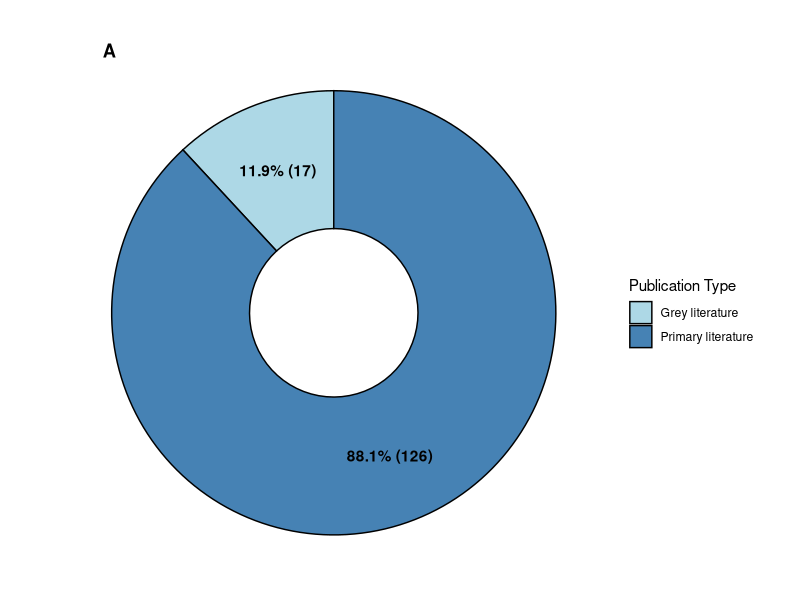
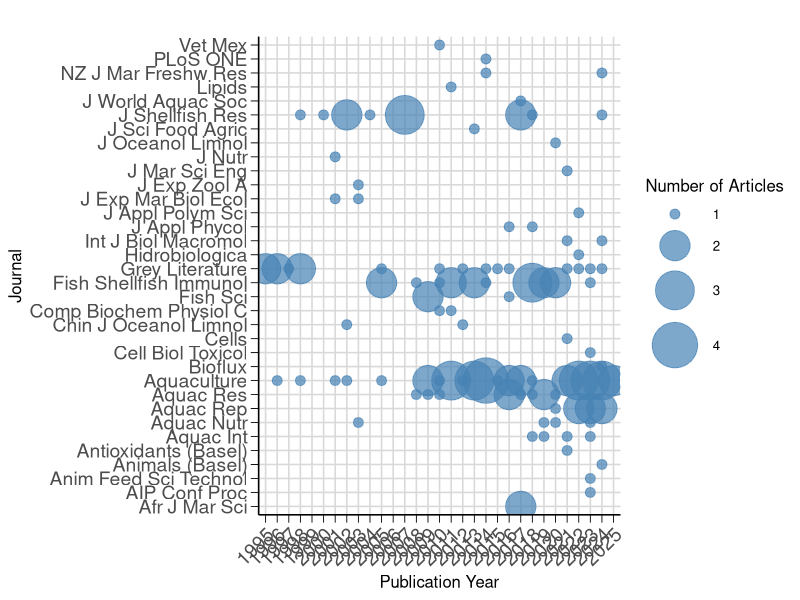
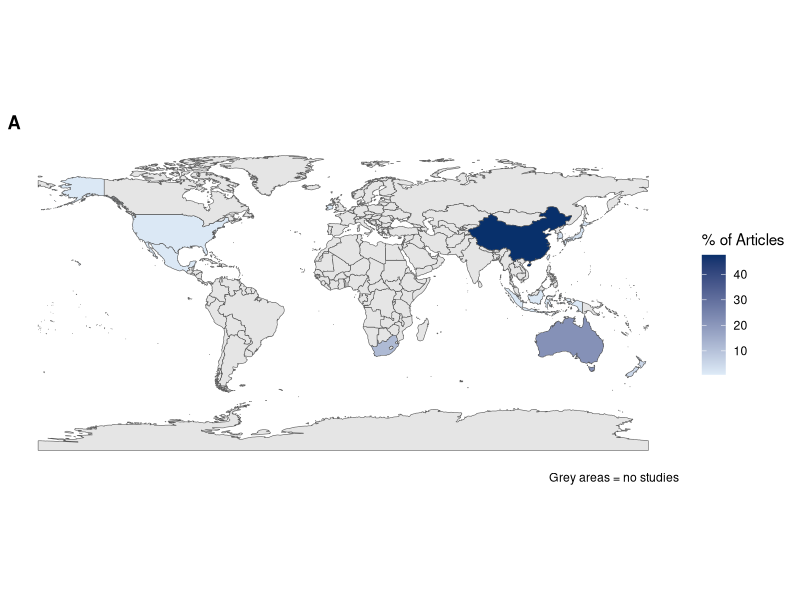
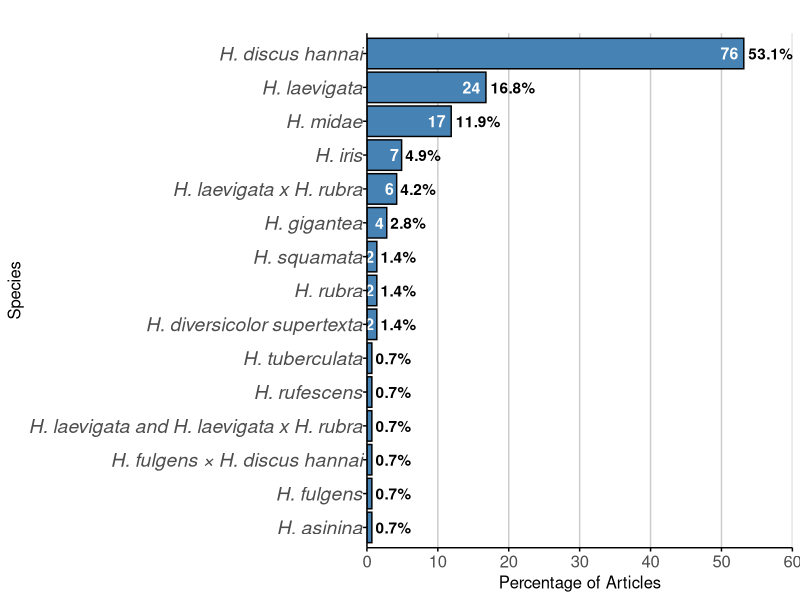
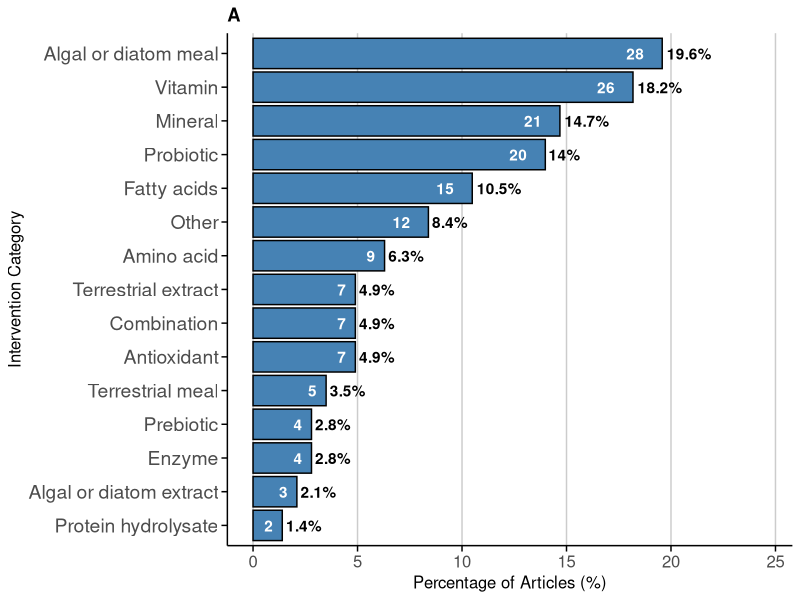
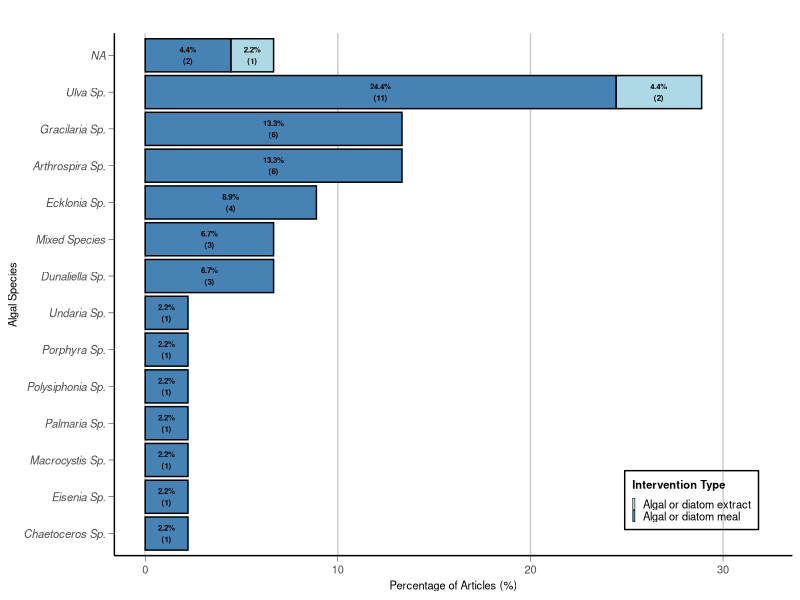
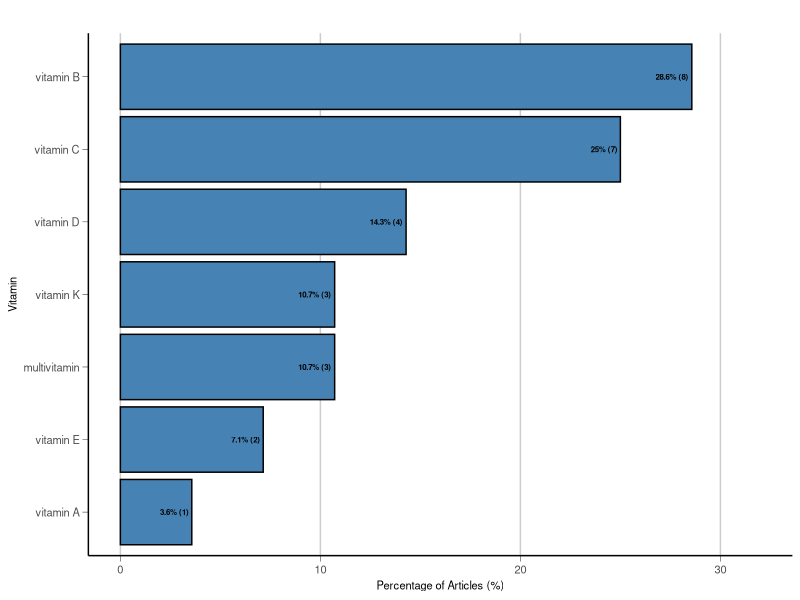
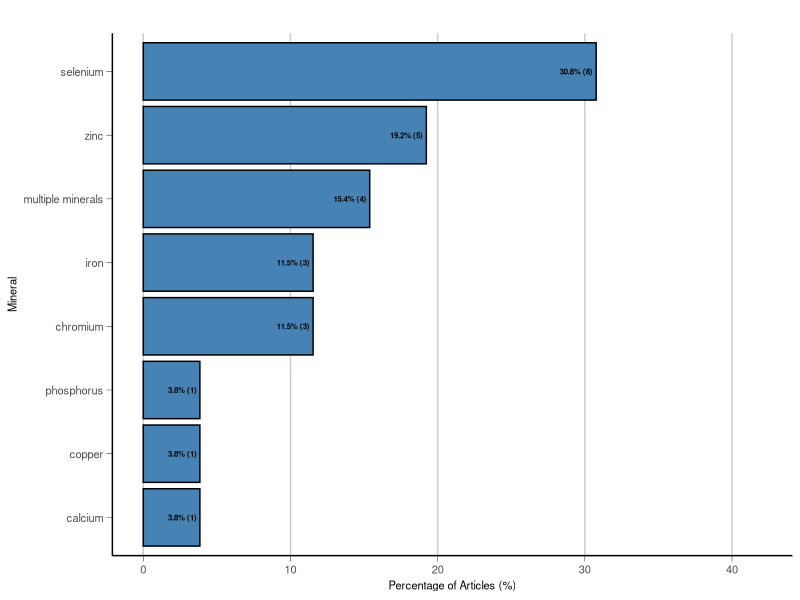

Write the R code that produced these figures, in order.
install.packages(c("patchwork", "ggplot2", "tidyverse", "rnaturalearth", "rnaturalearthdata", "sf", "ggplot2", "dplyr", "grid", "readr", "here"))

library(tidyverse)
library(rnaturalearth)   # for map data
library(rnaturalearthdata)
library(sf)              # for spatial handling
library(ggplot2)
library(dplyr)
library(grid)
library(patchwork)
library(here)
library(readr)

###Please download GitHub repository and then run the following
here()
data <- read_csv(here("Data", "Systematic Evidence Map - Dietary supplements and abalone performance.csv"))
head(data)

# To identify NA in any column
na_intervention_rows <- data %>% 
  filter(is.na(intervention_category)) %>% 
  select(study_ID, intervention_category)
print(na_intervention_rows)

# Get unique study IDs
unique_ids <- unique(data$study_ID)
print(unique_ids)
total_studies <- length(unique(data$study_ID))
print(total_studies)

# Summarise unique study_IDs by publication type
pubtype_summary <- data %>%
  distinct(study_ID, publication_type) %>%
  group_by(publication_type) %>%
  summarise(count = n()) %>%
  mutate(percentage = count / sum(count) * 100,
         label = paste0(publication_type, "\n", round(percentage, 1), "%"))
print(pubtype_summary)

# Create label: "65% (13)"
pubtype_summary <- pubtype_summary %>%
  mutate(
    percentage = 100 * count / total_studies,
    label = paste0(round(percentage, 1), "% (", count, ")")
  )

# Donut plot for publication_type
donut_plot <- ggplot(pubtype_summary, aes(x = 2, y = count, fill = publication_type)) +
  geom_col(color = "black") +               # border around slices
  coord_polar(theta = "y") +
  geom_text(aes(label = paste0(round(percentage,1), "% (", count, ")")),
            position = position_stack(vjust = 0.5),
            color = "black",
            fontface = "bold") +
  scale_fill_manual(values = c("lightblue", "steelblue")) +
  labs(title = "A",
       fill = "Publication Type") +
  theme_void() +
  theme(
    plot.title = element_text(hjust = 0.1,vjust = -8.0, face = "bold")
  ) +
  xlim(1.0, 2.5) 

donut_plot #Print
ggsave("donut_plot.png", width = 8, height = 8, units = "in")   #Save donut plot

# Summarise number and percentage of unique studies per publication year
publication_summary <- data %>%
  distinct(study_ID, publication_year) %>%
  group_by(publication_year) %>%
  summarise(unique_study_count = n()) %>%
  mutate(
    percentage = 100 * unique_study_count / total_studies,
    label_percent = paste0(round(percentage, 1), "%"),
    label_count = unique_study_count
  )
print(publication_summary, n = 30)

# Define a named vector with full journal names and their abbreviations
abbrev_lookup <- c(
  "Aquaculture" = "Aquaculture",
  "Fish and Shellfish Immunology" = "Fish Shellfish Immunol",
  "Aquaculture Reports" = "Aquac Rep",
  "Journal of Shellfish Research" = "J Shellfish Res",
  "Aquaculture International" = "Aquac Int",
  "Aquaculture Research" = "Aquac Res",
  "International Journal of Biological Macromolecules" = "Int J Biol Macromol",
  "Animal Feed Science and Technology" = "Anim Feed Sci Technol",
  "Aquaculture Nutrition" = "Aquac Nutr",
  "Animals" = "Animals (Basel)",
  "New Zealand Journal of Marine and Freshwater Research" = "NZ J Mar Freshw Res",
  "Journal of the World Aquaculture Society" = "J World Aquac Soc",
  "Journal of Marine Science and Engineering" = "J Mar Sci Eng",
  "Journal of Applied Phycology" = "J Appl Phycol",
  "Fisheries Science" = "Fish Sci",
  "Bioflux" = "Bioflux",
  "Antioxidants" = "Antioxidants (Basel)",
  "Journal of Experimental Zoology Part A: Comparative Experimental Biology" = "J Exp Zool A",
  "Veterinaria Mexico" = "Vet Mex",
  "Journal of Experimental Marine Biology and Ecology" = "J Exp Mar Biol Ecol",
  "Journal of Oceanology and Limnology" = "J Oceanol Limnol",
  "African Journal of Marine Science" = "Afr J Mar Sci",
  "Journal of Nutrition" = "J Nutr",
  "AIP Conference Proceedings" = "AIP Conf Proc",
  "Cell Biology and Toxicology" = "Cell Biol Toxicol",
  "Chinese Journal of Oceanology and Limnology" = "Chin J Oceanol Limnol",
  "Comparative Biochemistry and Physiology - C Toxicology and Pharmacology" = "Comp Biochem Physiol C",
  "Hidrobiologica" = "Hidrobiologica",
  "Journal of Applied Polymer Science" = "J Appl Polym Sci",
  "Lipids" = "Lipids",
  "PLos ONE" = "PLoS ONE",
  "Cells" = "Cells",
  "Journal of the Science of Food and Agriculture" = "J Sci Food Agric"
)

# Replace NA in Journal with "Grey Literature" and create abbreviated column
data <- data %>%
  mutate(
    Journal = ifelse(is.na(Journal), "Grey Literature", Journal),
    journal_abbrev = ifelse(
      Journal == "Grey Literature",
      "Grey Literature",
      abbrev_lookup[Journal]
    )
  )
head(data)

##Create bubble plot of journal-year
#Summarise number of unique studies per journal-year combo
bubble_data_journal <- data %>%
  distinct(study_ID, journal_abbrev, publication_year) %>%
  group_by(journal_abbrev, publication_year) %>%
  summarise(unique_study_count = n(), .groups = "drop")

#Calculate total and percentage
total_studies <- n_distinct(data$study_ID)

bubble_data_journal <- bubble_data_journal %>%
  mutate(percentage = (unique_study_count / total_studies) * 100)

# Plot
journal_year <- ggplot(bubble_data_journal, aes(y = journal_abbrev, x = as.factor(publication_year))) +
  geom_point(aes(size = unique_study_count), color = "steelblue", alpha = 0.7) +
  scale_size_continuous(
    name = "Number of Articles",
    range = c(3, 15)
  ) +
  scale_x_discrete(limits = as.character(1995:2025)) +  
  labs(
    title = "",
    y = "Journal",
    x = "Publication Year"
  ) +
  theme_minimal(base_size = 12) +
  theme(
    axis.text.x = element_text(angle = 45, hjust = 1, size = 14),
    axis.text.y = element_text(size = 14),
    plot.title = element_text(face = "bold"),
    panel.grid.major = element_line(color = "grey85"),
    panel.grid.minor = element_blank(),
    axis.line.x = element_line(color = "black"),
    axis.line.y = element_line(color = "black"),
    axis.ticks = element_line(color = "black", size = 0.3),
    axis.ticks.length = unit(0.2, "cm"),
    axis.ticks.length.x = unit(0.2, "cm"),
    axis.ticks.length.y = unit(0.2, "cm"),
    panel.background = element_blank()
  )

journal_year  #Print plot
ggsave("journal_year.png", width = 13, height = 11, units = "in")   #Save bubble plot

#Validity assessment
# List validity metrics
validity_metrics <- c(
  "random_assignment",
  "blind_measurement",
  "protocol_registration",
  "raw_data_availability",
  "source_code_availability",
  "funding_disclosed",
  "funding_potential_COI",
  "COI_disclosed"
)

# Loop through each metric and summarise
validity_summary <- data %>%
  select(study_ID, all_of(validity_metrics)) %>%
  distinct() %>%
  pivot_longer(
    cols = all_of(validity_metrics),
    names_to = "metric",
    values_to = "value"
  ) %>%
  group_by(metric, value) %>%
  summarise(
    study_count = n(),
    percentage = 100 * study_count / total_studies,
    .groups = "drop"
  ) %>%
  arrange(metric, desc(study_count))

print(validity_summary)

#Geographical contribution
international_yes_count <- data %>%
  filter(international_collaboration == "Yes") %>%
  summarise(unique_studies = n_distinct(study_ID))

print(international_yes_count)

# Recode country names to match rnaturalearth conventions
# Source/reference: https://github.com/ropensci/rnaturalearth
data <- data %>%
  mutate(country_standardised = case_when(
    country == "Australia"     ~ "Australia",
    country == "China"         ~ "China",
    country == "Hawaii"        ~ "United States of America",  # Hawaii is part of USA
    country == "Indonesia"     ~ "Indonesia",
    country == "Ireland"       ~ "Ireland",
    country == "Japan"         ~ "Japan",
    country == "Korea"         ~ "South Korea",               # or "Republic of Korea"
    country == "New Zealand"   ~ "New Zealand",
    country == "South Africa"  ~ "South Africa",
    country == "Taiwan"        ~ "Taiwan",                    # not always present in shapefile
    TRUE                       ~ country                      # default: keep original
  ))

country_summary <- data %>%
  distinct(study_ID, country) %>%
  group_by(country) %>%
  summarise(
    study_count = n(),
    percentage = 100 * study_count / total_studies,
    .groups = "drop"
  ) %>%
  rename(name = country)

print(country_summary)

# Get world map shapefile
world <- ne_countries(scale = "medium", returnclass = "sf")

# Join country summary with world shapefile
world_data <- world %>%
  left_join(country_summary, by = "name")

# Plot heat map of geographical contribution
world_map <- ggplot(world_data) +
  geom_sf(aes(fill = percentage)) +
    scale_fill_gradient(
    low = "#deebf7",
    high = "#08306b", na.value = "grey90", name = "% of Articles") +
  labs(
    title = "A",
    caption = "Grey areas = no studies"
  ) +
  theme_minimal() +
  theme(
    legend.position = "right",
    plot.title = element_text(face = "bold"),
    plot.subtitle = element_text(face = "italic"),
 panel.grid = element_blank(),           
  )

world_map  #Print plot
ggsave("world_map.png", width = 13, height = 8, units = "in")   #Save world_map

# Filter for Australia and summarize by literature type
australia_summary <- data %>%
  filter(country == "Australia") %>%
  distinct(study_ID, publication_type) %>%  # keep unique study_ID x literature_type
  group_by(publication_type) %>%
  summarise(
    study_count = n(),
    proportion = study_count / sum(study_count) * 100,
    .groups = "drop"
  )
print(australia_summary)

# Abbreviate species names: "Haliotis laevigata" -> "H. laevigata"
data <- data %>%
  mutate(species = gsub("Haliotis", "H.", species))

#species summary
species_summary <- data %>%
  group_by(species) %>%
  summarise(count = n_distinct(study_ID)) %>%
  mutate(percentage = 100 * count / total_studies)
print(species_summary)

#Plot
species_summary_plot <- ggplot(species_summary, aes(x = reorder(species, percentage), y = percentage)) +
  geom_col(fill = "steelblue", color = "black") +
  geom_text(aes(label = paste0(round(percentage, 1), "%")),
            hjust = -0.1,
            color = "black",
            fontface = "bold") +
  geom_text(aes(label = count),
            hjust = 1.3,
            color = "white",
            fontface = "bold",
		size = 4) +
  scale_y_continuous(limits = c(0, 60), expand = c(0, 0)) +
  labs(
    title = "",
    x = "Species",
    y = "Percentage of Articles"
  ) +
  coord_flip() +
  theme_minimal() +
  theme(
    panel.grid.major.y = element_blank(),
    panel.grid.minor = element_blank(),
    panel.grid.major.x = element_line(color = "grey80"),
    axis.line = element_line(color = "black"),
    axis.ticks = element_line(color = "black"),
    axis.text.y = element_text(face = "italic", size = 14, margin = margin(r = 0.5)),
    axis.text.x = element_text(size = 12),
    axis.title.x = element_text(size = 12),
    axis.title.y = element_text(size = 12),
    plot.title = element_text(face = "bold")
  )

species_summary_plot  #Print plot
ggsave("species_summary.png", width = 10, height = 8, units = "in")   #Save species_summary_plot

# Summarise by experimental_unit
experimental_unit_summary <- data %>%
  distinct(study_ID, experimental_unit) %>%
  group_by(experimental_unit) %>%
  summarise(
    study_count = n(),
    percentage = 100 * study_count / total_studies,
    .groups = "drop"
  ) %>%
  arrange(desc(study_count))

print(experimental_unit_summary)  # View results

# Summarise by experimental_system
experimental_system_summary <- data %>%
  distinct(study_ID, experimental_system) %>%
  group_by(experimental_system) %>%
  summarise(
    study_count = n(),
    percentage = 100 * study_count / total_studies,
    .groups = "drop"
  ) %>%
  arrange(desc(study_count))

print(experimental_system_summary) # View results

# INTERVENTION
# Summarise number and percentage of unique studies per intervention category
intervention_summary <- data %>%
  distinct(study_ID, intervention_category) %>%
  group_by(intervention_category) %>%
  summarise(unique_study_count = n(), .groups = "drop") %>%
  mutate(
    percentage = 100 * unique_study_count / total_studies,
    label_count = unique_study_count,                        
    label_percent = paste0(round(percentage, 1), "%")       
  )
print(intervention_summary)

# Plot
intervention_summary_plot <- ggplot(intervention_summary, 
  aes(x = percentage, y = reorder(intervention_category, percentage))) +
  geom_col(fill = "steelblue", color = "black") +
  geom_text(aes(label = label_count),
            hjust = 2.0,
            color = "white",
            fontface = "bold") +
  geom_text(aes(label = label_percent),
            hjust = -0.1,
            color = "black",
            fontface = "bold") +
  labs(
    title = "A",
    x = "Percentage of Articles (%)",
    y = "Intervention Category"
  ) +
  theme_minimal() +
  theme(
    panel.grid.major.x = element_line(color = "grey80"),
    panel.grid.minor.x = element_blank(),
    panel.grid.major.y = element_blank(),
    panel.grid.minor.y = element_blank(),
    axis.line = element_line(color = "black"),
    axis.ticks = element_line(color = "black"),
    axis.ticks.length = unit(0.15, "cm"),  # increase tick length
    axis.ticks.y = element_line(color = "black"),
    axis.ticks.x = element_line(color = "black"),
    panel.background = element_blank(),
    axis.text.y = element_text(size = 14),
    axis.text.x = element_text(size = 12),
    axis.title.x = element_text(size = 12),
    axis.title.y = element_text(size = 12),
    plot.title = element_text(face = "bold")
  ) +
  xlim(0, max(intervention_summary$percentage) + 5)

intervention_summary_plot  #Print plot
ggsave("intervention_summary.png", width = 10, height = 8, units = "in")   #Save intervention_summary_plot

##Graph data for intervention_category = algal or diatom meal and/or extract
# Filter relevant intervention categories
algal_data <- data %>%
  filter(intervention_category %in% c("Algal or diatom extract", "Algal or diatom meal"))

algal_data <- algal_data %>%
  mutate(algal_species = str_trim(str_to_title(algal_species)))

# Count unique study_IDs per species and intervention type
algal_summary <- algal_data %>%
  distinct(study_ID, algal_species, intervention_category) %>%
  group_by(algal_species, intervention_category) %>%
  summarise(unique_study_count = n(), .groups = "drop")

# Add percentage and total per species for ordering
total_studies_algae <- sum(algal_summary$unique_study_count)
algal_summary <- algal_summary %>%
  mutate(percentage = 100 * unique_study_count / total_studies_algae) %>%
  group_by(algal_species) %>%
  mutate(total_species_pct = sum(percentage)) %>%
  ungroup()
print(algal_summary)

# Create a label with line break to avoid crowding
algal_summary <- algal_summary %>%
  mutate(label_text = paste0(round(percentage, 1), "%\n(", unique_study_count, ")"))

# Plot
algal_plot <- ggplot(algal_summary, aes(x = percentage, y = reorder(algal_species, total_species_pct), fill = intervention_category)) +
  geom_col(color = "black") +
  geom_text(aes(label = label_text),
            position = position_stack(vjust = 0.5),
            color = "black",
            fontface = "bold",
            size = 2) +
  scale_fill_manual(values = c(
    "Algal or diatom meal" = "steelblue",
    "Algal or diatom extract" = "lightblue"
  )) +
  labs(
    title = "",
    x = "Percentage of Articles (%)",
    y = "Algal Species",
    fill = "Intervention Type"
  ) +
  scale_x_continuous(
    limits = c(0, 32),
    breaks = seq(0, 30, 10)
  ) +
  theme_minimal() +
  theme(
    panel.grid.major.x = element_line(color = "grey80"),
    panel.grid.minor.x = element_blank(),
    panel.grid.major.y = element_blank(),
    axis.line = element_line(color = "black"),
    axis.ticks = element_line(color = "black", size = 0.15),
    axis.ticks.length = unit(0.15, "cm"),
    axis.text.y = element_text(face = "italic", size = 8),
    axis.text.x = element_text(size = 8),
    axis.title.x = element_text(size = 8),
    axis.title.y = element_text(size = 8),
    panel.background = element_blank(),
    plot.title = element_text(face = "bold"),
    legend.position = c(0.95, 0.05),       
    legend.justification = c("right","bottom"),  
    legend.background = element_rect(fill = "transparent"), 
    legend.key.size = unit(0.075, "cm"),
    legend.title = element_text(size = 8, face = "bold"),   
    legend.text = element_text(size = 8)    
  )

algal_plot  #Print plot
ggsave("algal_plot.png", width = 6, height = 4, units = "in")   #Save algal_plot

##Graph data for intervention_category = vitamin
#Filter only Vitamin studies
vitamin_data <- data %>%
  filter(intervention_category == "Vitamin")

#Count unique study_IDs per vitamin
vitamin_summary <- vitamin_data %>%
  distinct(study_ID, vitamin) %>%
  group_by(vitamin) %>%
  summarise(unique_study_count = n(), .groups = "drop")

#Calculate total mentions and percentages
total_mentions_vitamin <- sum(vitamin_summary$unique_study_count)
vitamin_summary <- vitamin_summary %>%
  mutate(
    percentage = 100 * unique_study_count / total_mentions_vitamin,
    label = paste0(round(percentage, 0.5), "% (", unique_study_count, ")")
  )
print(vitamin_summary)

# Plot
vitamin_plot <- ggplot(vitamin_summary, aes(x = percentage, y = reorder(vitamin, percentage))) +
  geom_col(fill = "steelblue", color = "black") +
  geom_text(aes(label = label),
            hjust = 1.1,
            color = "black",
            fontface = "bold",
	size = 2) +
  labs(
    title = "",
    x = "Percentage of Articles (%)",
    y = "Vitamin"
  ) + scale_x_continuous(
    limits = c(0, 32),          # axis goes to 45
    breaks = seq(0, 30, 10)     # tick marks every 10
  ) +
  theme_minimal() +
  theme(
    panel.grid.major.x = element_line(color = "grey80"),
    panel.grid.minor.x = element_blank(),
    panel.grid.major.y = element_blank(),
    axis.line = element_line(color = "black"),
    axis.ticks = element_line(color = "black", size = 0.15),
    axis.ticks.length = unit(0.15, "cm"),
    axis.text.y = element_text(size = 8),
	axis.text.x = element_text(size = 8),
	axis.title.x = element_text(size = 8),
	axis.title.y = element_text(size = 8),
    panel.background = element_blank(),
    plot.title = element_text(face = "bold")
  )

vitamin_plot  #Print plot
ggsave("vitamin_plot.png", width = 6, height = 4, units = "in")   #Save vitamin_plot

##Graph data for intervention_category = mineral
# Filter only Mineral studies
mineral_data <- data %>%
  filter(intervention_category == "Mineral")

# Count unique study_IDs per mineral
mineral_summary <- mineral_data %>%
  distinct(study_ID, mineral) %>%
  group_by(mineral) %>%
  summarise(unique_study_count = n(), .groups = "drop")

#Calculate total and percentages
total_studies_mineral <- sum(mineral_summary$unique_study_count)
mineral_summary <- mineral_summary %>%
  mutate(
    percentage = 100 * unique_study_count / total_studies_mineral,
    label = paste0(round(percentage, 0.5), "% (", unique_study_count, ")")
  )
print(mineral_summary)

#Plot
mineral_plot <- ggplot(mineral_summary, aes(x = percentage, y = reorder(mineral, percentage))) +
  geom_col(fill = "steelblue", color = "black") +
  geom_text(aes(label = label),
            hjust = 1.1,
            color = "black",
            fontface = "bold",
size = 2) +
  labs(
    title = "",
    x = "Percentage of Articles (%)",
    y = "Mineral"
  ) +  
scale_x_continuous(
    limits = c(0, 42),          # axis goes to 45
    breaks = seq(0, 40, 10)     # tick marks every 10
  ) +
  theme_minimal() +
  theme(
    panel.grid.major.x = element_line(color = "grey80"),
    panel.grid.minor.x = element_blank(),
    panel.grid.major.y = element_blank(),
    axis.line = element_line(color = "black"),
    axis.ticks = element_line(color = "black", size = 0.15),
    axis.ticks.length = unit(0.15, "cm"),
    panel.background = element_blank(),
	axis.text.y = element_text(size = 8),
	axis.text.x = element_text(size = 8),
	axis.title.x = element_text(size = 8),
	axis.title.y = element_text(size = 8),
    plot.title = element_text(face = "bold")
  )

mineral_plot  #Print plot
ggsave("mineral_plot.png", width = 6, height = 4, units = "in")   #Save mineral_plot

##Graph data for intervention_category = probiotic
# Filter only Probiotic studies
probiotic_data <- data %>%
  filter(intervention_category == "Probiotic")

# Count unique study_IDs per probiotic
probiotic_summary <- probiotic_data %>%
  distinct(study_ID, probiotic) %>%
  group_by(probiotic) %>%
  summarise(unique_study_count = n(), .groups = "drop")

# Calculate total and percentages (format with one decimal place)
total_studies_probiotic <- sum(probiotic_summary$unique_study_count)
probiotic_summary <- probiotic_summary %>%
  mutate(
    percentage = round((unique_study_count / total_studies_probiotic) * 100, 1),
    percentage = sprintf("%.1f", percentage),  # force display to one decimal
    label = paste0(percentage, "% (", unique_study_count, ")")
  )

print(probiotic_summary)

# Plot
probiotic_plot <- ggplot(probiotic_summary, aes(x = as.numeric(percentage), y = reorder(probiotic, as.numeric(percentage)))) +
  geom_col(fill = "steelblue", color = "black") +
  geom_text(aes(label = label),
            hjust = 1.1,
            color = "black",
            fontface = "bold",
  size = 2) +
  labs(
    title = "",
    x = "Percentage of Articles (%)",
    y = "Probiotic"
  ) +
  scale_x_continuous(
    limits = c(0, 32),                 
    breaks = seq(0, 30, 10)           
  ) +
  theme_minimal() +
  theme(
    panel.grid.major.x = element_line(color = "grey80"),
    panel.grid.minor.x = element_blank(),
    panel.grid.major.y = element_blank(),
    axis.line = element_line(color = "black"),
    axis.ticks = element_line(color = "black", size = 0.15),
    axis.ticks.length = unit(0.15, "cm"),
    axis.text.y = element_text(face = "italic", size = 8),
	axis.text.x = element_text(size = 8),
	axis.title.x = element_text(size = 8),
	axis.title.y = element_text(size = 8),
    panel.background = element_blank(),
    plot.title = element_text(face = "bold")
  )

probiotic_plot  #Print plot
ggsave("probiotic_plot.png", width = 6, height = 4, units = "in")   #Save probiotic_plot

#Combine plots for intervention_category subgroups
intervention_plots <- (algal_plot + vitamin_plot) / (mineral_plot + probiotic_plot) +
  plot_annotation(
    tag_levels = 'A',
    tag_prefix = "", 
    theme = theme(
      plot.tag = element_text(face = "bold", size = 14) 
    )
  ) +
  plot_layout(
    heights = c(1, 1),
    widths = c(1, 1),
    byrow = TRUE
  )

#Reduce spacing
intervention_plots <- intervention_plots & theme(
  plot.margin = margin(2, 2, 2, 2)
)

intervention_plots #Print combined plot
ggsave("intervention_plots.png", width = 12, height = 8, units = "in")   #Save intervention_plots

# Filter only Probiotic studies
probiotic_country <- data %>%
  filter(intervention_category == "Probiotic")

# Count unique study_IDs per country
probiotic_country_summary <- probiotic_country %>%
  distinct(study_ID, country) %>%
  group_by(country) %>%
  summarise(unique_study_count = n(), .groups = "drop")

# Calculate total and percentages (format with one decimal place)
total_studies_probiotic <- n_distinct(probiotic_country$study_ID)

probiotic_country_summary <- probiotic_country_summary %>%
  mutate(
    percentage = round((unique_study_count / total_studies_probiotic) * 100, 1),
    label = paste0(percentage, "% (", unique_study_count, ")")  # optional label
  )

# View
print(probiotic_country_summary)

## OUTCOME
outcome_summary <- data %>%
  distinct(study_ID, outcome_category) %>%
  group_by(outcome_category) %>%
  summarise(unique_study_count = n(), .groups = "drop") %>%
  mutate(
    percentage = 100 * unique_study_count / total_studies,
    label_count = unique_study_count,
    label_percent = paste0(round(percentage, 1), "%")
  )
print(outcome_summary)

#Plot
outcome_summary <- ggplot(outcome_summary, aes(x = percentage, y = reorder(outcome_category, percentage))) +
  geom_col(fill = "steelblue", color = "black") +
  geom_text(aes(label = label_count),
            hjust = 2.0,
            color = "white",
            fontface = "bold") +
  geom_text(aes(label = label_percent),
            hjust = -0.1,
            color = "black",
            fontface = "bold") +
  labs(
    title = "B",
    x = "Percentage of Articles (%)",
    y = "Outcome Category"
  ) +
  theme_minimal() +
  theme(
    panel.grid.major.x = element_line(color = "grey80"),
    panel.grid.minor.x = element_blank(),
    panel.grid.major.y = element_blank(),
    panel.grid.minor.y = element_blank(),
    axis.line = element_line(color = "black"),
    axis.ticks = element_line(color = "black"),
    axis.ticks.length = unit(0.25, "cm"),  # external tick length
    axis.ticks.y = element_line(color = "black"),
    axis.ticks.x = element_line(color = "black"),
    panel.background = element_blank(),
    plot.title = element_text(face = "bold")
  ) +
  xlim(0, max(outcome_summary$percentage) + 5)

outcome_summary #Print combined plot
ggsave("outcome_summary.png", width = 12, height = 8, units = "in")   #Save outcome_summary

##Create intervention-outcome bubble plot
#Summarise number of unique studies per intervention-outcome combo
bubble_data_OI <- data %>%
  distinct(study_ID, intervention_category, outcome_category) %>%
  group_by(intervention_category, outcome_category) %>%
  summarise(unique_study_count = n(), .groups = "drop")

#Calculate total and percentage
total_studies <- n_distinct(data$study_ID)

bubble_data_OI <- bubble_data_OI %>%
  mutate(percentage = (unique_study_count / total_studies) * 100)

#Reorder axes by total frequency
# Calculate total counts for ordering
intervention_order <- bubble_data_OI %>%
  group_by(intervention_category) %>%
  summarise(total = sum(unique_study_count)) %>%
  arrange(desc(total)) %>%
  pull(intervention_category)

outcome_order <- bubble_data_OI %>%
  group_by(outcome_category) %>%
  summarise(total = sum(unique_study_count)) %>%
  arrange(desc(total)) %>%
  pull(outcome_category)

# Plot
outcome_intervention <- ggplot(bubble_data_OI, aes(
  x = factor(outcome_category, levels = outcome_order),
  y = factor(intervention_category, levels = intervention_order)
)) +
  geom_point(aes(size = unique_study_count), color = "steelblue", alpha = 0.7) +
  scale_size_continuous(
    name = "Number of Articles",
    range = c(3, 15)
  ) +
  labs(
    title = "",
    x = "Outcome Category",
    y = "Intervention Category"
  ) +
  theme_minimal(base_size = 12) +
  theme(
    axis.text.x = element_text(angle = 45, hjust = 1, size = 14),
    axis.text.y = element_text(size = 14),
    axis.title.y = element_text(size = 14),
    axis.title.x = element_text(size = 14),
    plot.title = element_text(face = "bold"),
    panel.grid.major = element_line(color = "grey85"),
    panel.grid.minor = element_blank(),
    axis.line.x = element_line(color = "black"),
    axis.line.y = element_line(color = "black"),
    axis.ticks = element_line(color = "black", size = 0.3),
    axis.ticks.length = unit(0.2, "cm"),
    panel.background = element_blank()
  )

outcome_intervention #Print combined plot
ggsave("outcome_intervention.png", width = 13, height = 11, units = "in")   #Save outcome_intervention

#Return full citation list and save as a txt file
# Extract unique study_ID and full_citation, ordered alphabetically by citation
unique_citations <- data %>%
  distinct(study_ID, full_citation) %>%
  arrange(full_citation)
print(unique_citations$full_citation)
writeLines(unique_citations$full_citation, "unique_citations.txt")

#Session info
sessionInfo() #run and paste the output below as a comment to archive the Info on your computing environemet, e.g. R and package versions
